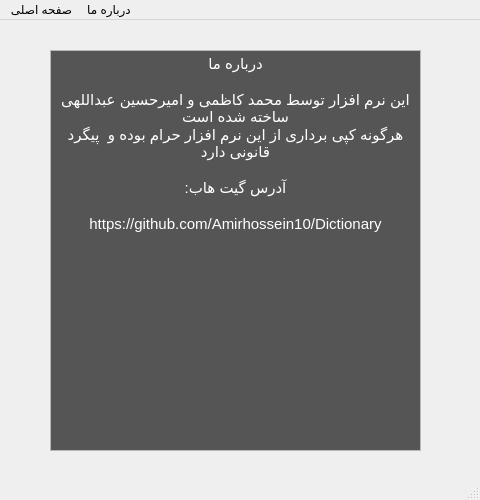
<?xml version="1.0" encoding="UTF-8"?>
<ui version="4.0">
 <class>MainWindow</class>
 <widget class="QMainWindow" name="MainWindow">
  <property name="geometry">
   <rect>
    <x>0</x>
    <y>0</y>
    <width>480</width>
    <height>500</height>
   </rect>
  </property>
  <property name="minimumSize">
   <size>
    <width>480</width>
    <height>500</height>
   </size>
  </property>
  <property name="maximumSize">
   <size>
    <width>480</width>
    <height>500</height>
   </size>
  </property>
  <property name="sizeIncrement">
   <size>
    <width>480</width>
    <height>500</height>
   </size>
  </property>
  <property name="baseSize">
   <size>
    <width>480</width>
    <height>500</height>
   </size>
  </property>
  <property name="windowTitle">
   <string>درباره ما</string>
  </property>
  <widget class="QWidget" name="centralwidget">
   <widget class="QTextBrowser" name="textBrowser">
    <property name="geometry">
     <rect>
      <x>50</x>
      <y>30</y>
      <width>371</width>
      <height>401</height>
     </rect>
    </property>
    <property name="html">
     <string>&lt;!DOCTYPE HTML PUBLIC &quot;-//W3C//DTD HTML 4.0//EN&quot; &quot;http://www.w3.org/TR/REC-html40/strict.dtd&quot;&gt;
&lt;html&gt;&lt;head&gt;&lt;meta name=&quot;qrichtext&quot; content=&quot;1&quot; /&gt;&lt;style type=&quot;text/css&quot;&gt;
p, li { white-space: pre-wrap; }
&lt;/style&gt;&lt;/head&gt;&lt;body style=&quot; font-family:'Ubuntu'; font-size:11pt; font-weight:400; font-style:normal;&quot; bgcolor=&quot;#555555&quot;&gt;
&lt;p align=&quot;center&quot; style=&quot; margin-top:0px; margin-bottom:0px; margin-left:0px; margin-right:0px; -qt-block-indent:0; text-indent:0px;&quot;&gt;&lt;span style=&quot; color:#ffffff;&quot;&gt;درباره ما&lt;/span&gt;&lt;/p&gt;
&lt;p align=&quot;center&quot; style=&quot;-qt-paragraph-type:empty; margin-top:0px; margin-bottom:0px; margin-left:0px; margin-right:0px; -qt-block-indent:0; text-indent:0px; color:#ffffff;&quot;&gt;&lt;br /&gt;&lt;/p&gt;
&lt;p align=&quot;center&quot; style=&quot; margin-top:0px; margin-bottom:0px; margin-left:0px; margin-right:0px; -qt-block-indent:0; text-indent:0px;&quot;&gt;&lt;span style=&quot; color:#ffffff;&quot;&gt;این نرم افزار توسط محمد کاظمی و امیرحسین عبداللهی ساخته شده است&lt;/span&gt;&lt;/p&gt;
&lt;p align=&quot;center&quot; style=&quot; margin-top:0px; margin-bottom:0px; margin-left:0px; margin-right:0px; -qt-block-indent:0; text-indent:0px;&quot;&gt;&lt;span style=&quot; color:#ffffff;&quot;&gt;هرگونه کپی برداری از این نرم افزار حرام بوده و  پیگرد قانونی دارد&lt;/span&gt;&lt;/p&gt;
&lt;p align=&quot;center&quot; style=&quot;-qt-paragraph-type:empty; margin-top:0px; margin-bottom:0px; margin-left:0px; margin-right:0px; -qt-block-indent:0; text-indent:0px; color:#ffffff;&quot;&gt;&lt;br /&gt;&lt;/p&gt;
&lt;p align=&quot;center&quot; style=&quot; margin-top:0px; margin-bottom:0px; margin-left:0px; margin-right:0px; -qt-block-indent:0; text-indent:0px;&quot;&gt;&lt;span style=&quot; color:#ffffff;&quot;&gt;:آدرس گیت هاب&lt;/span&gt;&lt;/p&gt;
&lt;p align=&quot;center&quot; style=&quot;-qt-paragraph-type:empty; margin-top:0px; margin-bottom:0px; margin-left:0px; margin-right:0px; -qt-block-indent:0; text-indent:0px; color:#ffffff;&quot;&gt;&lt;br /&gt;&lt;/p&gt;
&lt;p align=&quot;center&quot; style=&quot; margin-top:0px; margin-bottom:0px; margin-left:0px; margin-right:0px; -qt-block-indent:0; text-indent:0px;&quot;&gt;&lt;span style=&quot; color:#ffffff;&quot;&gt;https://github.com/Amirhossein10/Dictionary&lt;/span&gt;&lt;/p&gt;
&lt;p align=&quot;center&quot; style=&quot;-qt-paragraph-type:empty; margin-top:0px; margin-bottom:0px; margin-left:0px; margin-right:0px; -qt-block-indent:0; text-indent:0px; color:#ffffff;&quot;&gt;&lt;br /&gt;&lt;/p&gt;&lt;/body&gt;&lt;/html&gt;</string>
    </property>
   </widget>
  </widget>
  <widget class="QMenuBar" name="menubar">
   <property name="geometry">
    <rect>
     <x>0</x>
     <y>0</y>
     <width>480</width>
     <height>23</height>
    </rect>
   </property>
   <widget class="QMenu" name="menu">
    <property name="title">
     <string>صفحه اصلی</string>
    </property>
   </widget>
   <widget class="QMenu" name="menu_2">
    <property name="title">
     <string>درباره ما</string>
    </property>
   </widget>
   <addaction name="menu"/>
   <addaction name="menu_2"/>
  </widget>
  <widget class="QStatusBar" name="statusbar"/>
 </widget>
 <resources/>
 <connections/>
</ui>
